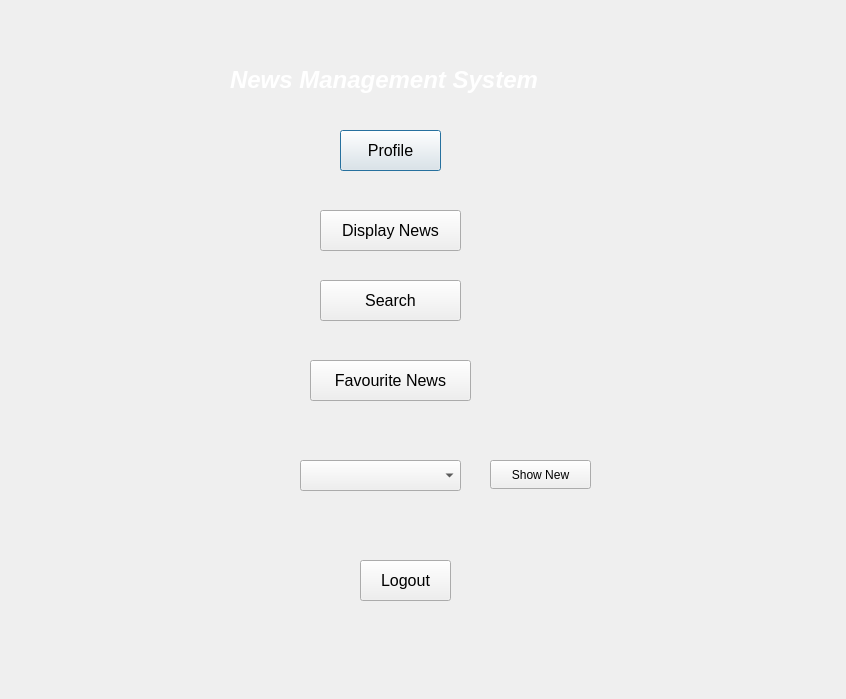
<?xml version="1.0" encoding="UTF-8"?>
<ui version="4.0">
 <class>HomePage</class>
 <widget class="QDialog" name="HomePage">
  <property name="geometry">
   <rect>
    <x>0</x>
    <y>0</y>
    <width>846</width>
    <height>699</height>
   </rect>
  </property>
  <property name="windowTitle">
   <string>Dialog</string>
  </property>
  <widget class="QLabel" name="label_2">
   <property name="geometry">
    <rect>
     <x>-90</x>
     <y>-120</y>
     <width>1021</width>
     <height>911</height>
    </rect>
   </property>
   <property name="styleSheet">
    <string notr="true">image: url(:/build/Desktop_Qt_6_7_0_MinGW_64_bit-Debug/Photos/realistic-news-studio-background_23-2149985612.png);</string>
   </property>
   <property name="text">
    <string/>
   </property>
  </widget>
  <widget class="QLabel" name="label_Image">
   <property name="geometry">
    <rect>
     <x>270</x>
     <y>60</y>
     <width>961</width>
     <height>851</height>
    </rect>
   </property>
   <property name="styleSheet">
    <string notr="true">image: url(:/build/Desktop_Qt_6_7_0_MinGW_64_bit-Debug/خلفية_لصفحة_تسجيل_دخول_في_برنامج_إدارة_الأخبار_NEWS_MANAGEMENT_بثلاثة.png);</string>
   </property>
   <property name="text">
    <string/>
   </property>
  </widget>
  <widget class="QComboBox" name="comboBox_favNews">
   <property name="geometry">
    <rect>
     <x>300</x>
     <y>460</y>
     <width>161</width>
     <height>31</height>
    </rect>
   </property>
   <property name="styleSheet">
    <string notr="true"/>
   </property>
  </widget>
  <widget class="QPushButton" name="pushButton">
   <property name="geometry">
    <rect>
     <x>340</x>
     <y>130</y>
     <width>101</width>
     <height>41</height>
    </rect>
   </property>
   <property name="font">
    <font>
     <pointsize>12</pointsize>
    </font>
   </property>
   <property name="styleSheet">
    <string notr="true">background-color: rgb(rgb(186, 255, 129)0, 0, 127);</string>
   </property>
   <property name="text">
    <string>Profile</string>
   </property>
  </widget>
  <widget class="QPushButton" name="pushButton_search">
   <property name="geometry">
    <rect>
     <x>320</x>
     <y>280</y>
     <width>141</width>
     <height>41</height>
    </rect>
   </property>
   <property name="font">
    <font>
     <pointsize>12</pointsize>
    </font>
   </property>
   <property name="styleSheet">
    <string notr="true">background-color: rgb(rgb(186, 255, 129)0, 0, 127);</string>
   </property>
   <property name="text">
    <string>Search</string>
   </property>
  </widget>
  <widget class="QPushButton" name="pushButton_favNews">
   <property name="geometry">
    <rect>
     <x>310</x>
     <y>360</y>
     <width>161</width>
     <height>41</height>
    </rect>
   </property>
   <property name="font">
    <font>
     <pointsize>12</pointsize>
    </font>
   </property>
   <property name="styleSheet">
    <string notr="true">background-color: rgb(rgb(186, 255, 129)0, 0, 127);</string>
   </property>
   <property name="text">
    <string>Favourite News</string>
   </property>
  </widget>
  <widget class="QPushButton" name="pushButton_2">
   <property name="geometry">
    <rect>
     <x>320</x>
     <y>210</y>
     <width>141</width>
     <height>41</height>
    </rect>
   </property>
   <property name="font">
    <font>
     <pointsize>12</pointsize>
    </font>
   </property>
   <property name="styleSheet">
    <string notr="true">background-color: rgb(rgb(186, 255, 129)0, 0, 127);</string>
   </property>
   <property name="text">
    <string>Display News</string>
   </property>
  </widget>
  <widget class="QLabel" name="label">
   <property name="geometry">
    <rect>
     <x>230</x>
     <y>40</y>
     <width>401</width>
     <height>81</height>
    </rect>
   </property>
   <property name="font">
    <font>
     <pointsize>17</pointsize>
     <italic>true</italic>
     <bold>true</bold>
     <kerning>false</kerning>
    </font>
   </property>
   <property name="styleSheet">
    <string notr="true">color: orange</string>
   </property>
   <property name="text">
    <string>&lt;html&gt;&lt;head/&gt;&lt;body&gt;&lt;p&gt;&lt;span style=&quot; font-size:18pt; color:#ffffff;&quot;&gt;News Management System &lt;/span&gt;&lt;/p&gt;&lt;/body&gt;&lt;/html&gt;</string>
   </property>
  </widget>
  <widget class="QPushButton" name="pushButton_back">
   <property name="geometry">
    <rect>
     <x>360</x>
     <y>560</y>
     <width>91</width>
     <height>41</height>
    </rect>
   </property>
   <property name="font">
    <font>
     <pointsize>12</pointsize>
    </font>
   </property>
   <property name="styleSheet">
    <string notr="true">background-color: rgb(rgb(186, 255, 129)0, 0, 127);</string>
   </property>
   <property name="text">
    <string>Logout</string>
   </property>
  </widget>
  <widget class="QPushButton" name="pushButton_showNew">
   <property name="geometry">
    <rect>
     <x>490</x>
     <y>460</y>
     <width>101</width>
     <height>29</height>
    </rect>
   </property>
   <property name="styleSheet">
    <string notr="true">background-color: rgb(rgb(186, 255, 129)0, 0, 127);</string>
   </property>
   <property name="text">
    <string>Show New</string>
   </property>
  </widget>
 </widget>
 <resources/>
 <connections/>
</ui>
